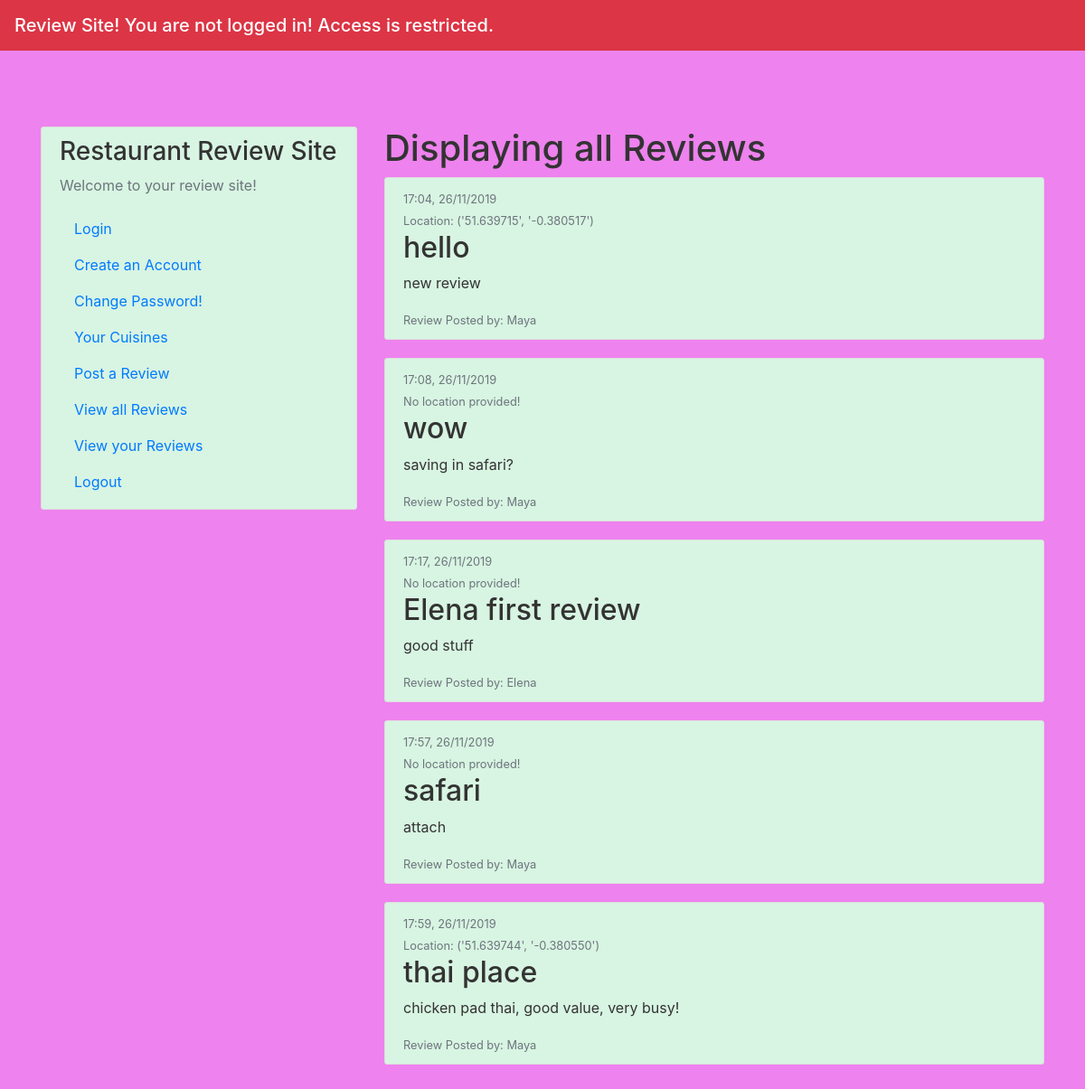
The page /view_all on the database as committed earlier.
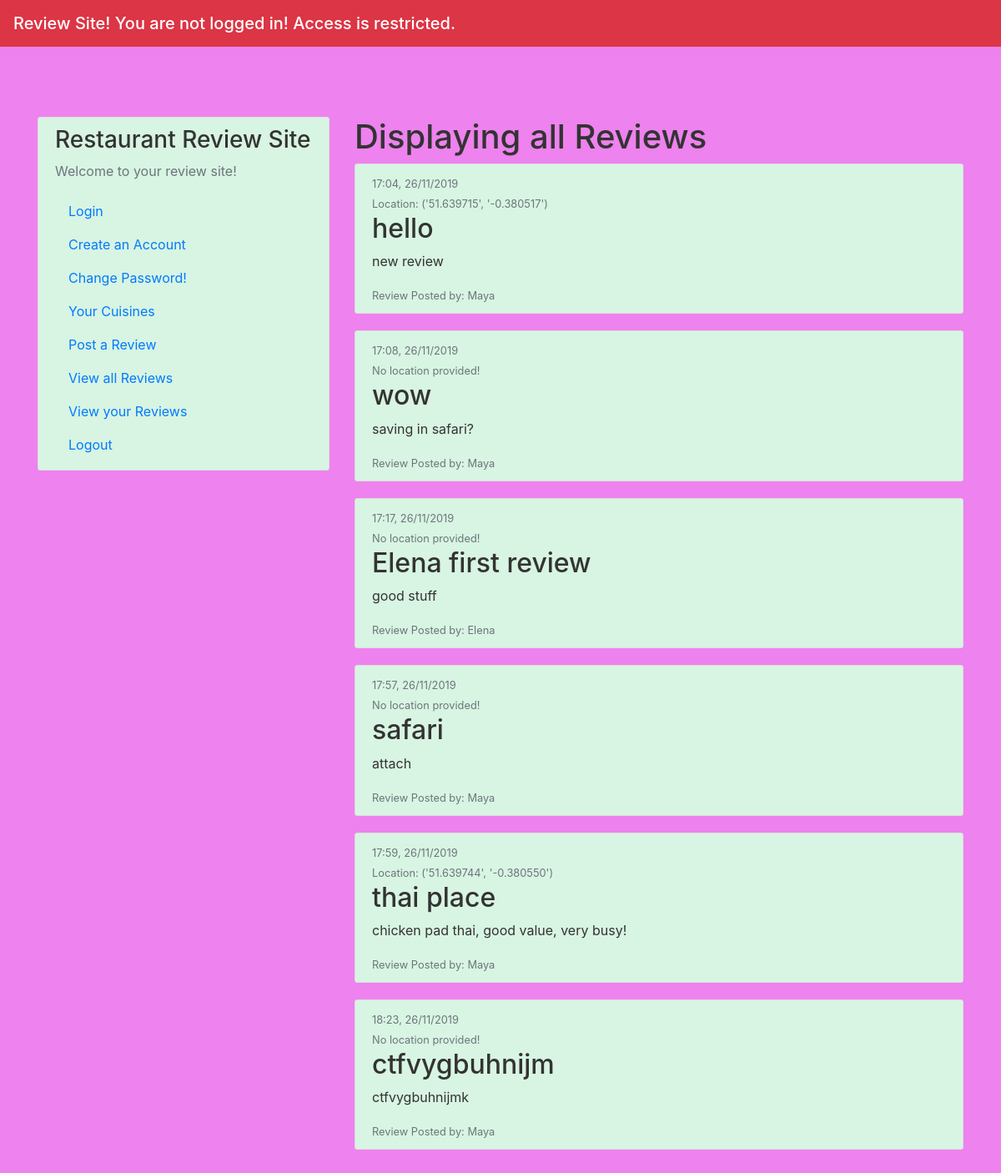
The same page on the database as committed later.
### app/models.py (models this page shows, shortened)
class Items(db.Model):
    id = db.Column(db.Integer, primary_key=True)
    restaurant = db.Column(db.String(20), unique=False, nullable=False)
    content = db.Column(db.String(120), unique=True, nullable=False)
    date_posted = db.Column(db.DateTime, nullable=False, default=datetime.utcnow)
    location_long = db.Column(db.String(120), unique=False, nullable=True)
    location_lat = db.Column(db.String(120), unique=False, nullable=True)
    user_id = db.Column(db.Integer, db.ForeignKey('accounts.id'), nullable=False)

### app/views.py (the view)
@app.route("/view_all")
def view_all():
    posts = Items.query.all()
    if posts == []:
        flash('No reviews to display yet!')
        app.logger.warning("NO REVIEWS DISPLAYED")
    else:
        app.logger.info('DISPLAYING REVIEWS')
        for post in posts:
            post.username = (post.accounts.username).capitalize()
        return render_template('view_all.html', posts=posts)

### app/templates/view_all.html (shortened to what this page needs)
{% extends "index.html" %}
{% block content %}
<h1> Displaying all Reviews</h1>
    {% for post in posts %}
        <article class="media content-section">
          <div class="media-body">
            <div class="article-metadata">
                <small class="text-muted">{{ post.date_posted.strftime("%H:%M, %d/%m/%Y") }} <br>
                  {% if post.location_lat == "" %}
                   No location provided!
                  {% else %}
                   Location: {{  post.location_lat, post.location_long }}
                  {% endif %}
                  </small>
            </div>
            <h2><a class="article-title">{{ post.restaurant }}</a> </h2>
            <p class="article-content">{{ post.content }}</p>
            <small class="text-muted">Review Posted by: {{ post.username }} </small>
          </div>
        </article>
    {% endfor %}
{% endblock content %}

### app/templates/index.html (shortened to what this page needs)
<!DOCTYPE html>
<html lang="en">
  <head>
      <link rel="stylesheet" href="https://maxcdn.bootstrapcdn.com/bootstrap/4.0.0/css/bootstrap.min.css">
      <link rel="stylesheet" type="text/css" href="{{ url_for('static', filename='main.css') }}">
      <link rel="stylesheet" href="https://cdnjs.cloudflare.com/ajax/libs/font-awesome/4.7.0/css/font-awesome.min.css">
  </head>
  <body>
      <header class="site-header">
      <nav class="navbar navbar-dark bg-primary fixed-top bg-danger">
        <span class="navbar-brand mb-0 h1"> Review Site!
          {% if current_user.is_authenticated %}
          Hi {{ current_user.username }} you are logged in!
          {% else %}
          You are not logged in! Access is restricted.
          {% endif %}
        </span>
      </nav>
      </header>
      <main class="container">
        <div class="row">
          <div class="col-md-4">
            <div class="content-section">
              <h3> Restaurant Review Site</h3>
              <p class='text-muted'>Welcome to your review site! </p>
                <ul class="list-group">
                  <li><a class="nav-item nav-link" href="/login">Login</a> </li>
                  <li><a class="nav-item nav-link" href="/register">Create an Account</a></li>
                  <li><a class="nav-item nav-link" href="/password_change">Change Password!</a></li>
                  <li><a class="nav-item nav-link" href="/preferences">Your Cuisines</a></li>
                  <li><a class="nav-item nav-link" href="/post_rev">Post a Review</a></li>
                  <li><a class="nav-item nav-link" href="/view_all">View all Reviews</a></li>
                  <li><a class="nav-item nav-link" href="/view_user">View your Reviews</a></li>
                  <li><a class="nav-item nav-link" href="/logout" >Logout</a></li>
                </ul>
            </div>
          </div>
          <div class="col-md-8">
            {% block content %}{% endblock %}
          </div>
        </div>
      </main>
  </body>
</html>

### app/static/main.css (style rules this page uses)
body { background: #61b2e3; color: #333333; margin-top: 5rem; padding: 60px 0; background-color: rgb(238, 130, 238); }
.content-section { background: #ffffff; padding: 10px 20px; border: 1px solid #dddddd; border-radius: 3px; margin-bottom: 20px; transition: background-color 2s ease; -webkit-transition: background-color 2s ease; -moz-transition: background-color 2s ease; -o-transition: background-color 2s ease; -ms-transition: background-color 2s ease; }
ul { list-style-type: none; }
.navbar { background-color: pink; }

Rows that differ between the two databases and show on the page:
added Items: date_posted "18:23, 26/11/2019", location_lat "No location provided!", restaurant "ctfvygbuhnijm", content "ctfvygbuhnijmk", username "Maya"
